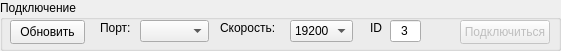
   <widget class="QGroupBox" name="groupBox">
    <property name="geometry">
     <rect>
      <x>0</x>
      <y>0</y>
      <width>561</width>
      <height>51</height>
     </rect>
    </property>
    <property name="title">
     <string>Подключение</string>
    </property>
    <widget class="QPushButton" name="ScanPortButton">
     <property name="geometry">
      <rect>
       <x>10</x>
       <y>20</y>
       <width>75</width>
       <height>24</height>
      </rect>
     </property>
     <property name="text">
      <string>Обновить</string>
     </property>
    </widget>
    <widget class="QPushButton" name="connectButton">
     <property name="enabled">
      <bool>false</bool>
     </property>
     <property name="geometry">
      <rect>
       <x>460</x>
       <y>20</y>
       <width>90</width>
       <height>24</height>
      </rect>
     </property>
     <property name="text">
      <string>Подключиться</string>
     </property>
    </widget>
    <widget class="QLabel" name="label">
     <property name="geometry">
      <rect>
       <x>100</x>
       <y>20</y>
       <width>34</width>
       <height>16</height>
      </rect>
     </property>
     <property name="text">
      <string>Порт: </string>
     </property>
    </widget>
    <widget class="QComboBox" name="BoudReteBox">
     <property name="geometry">
      <rect>
       <x>290</x>
       <y>20</y>
       <width>63</width>
       <height>22</height>
      </rect>
     </property>
     <item>
      <property name="text">
       <string>19200</string>
      </property>
     </item>
     <item>
      <property name="text">
       <string>115200</string>
      </property>
     </item>
     <item>
      <property name="text">
       <string>9600</string>
      </property>
     </item>
    </widget>
    <widget class="QLabel" name="label_3">
     <property name="geometry">
      <rect>
       <x>220</x>
       <y>20</y>
       <width>58</width>
       <height>16</height>
      </rect>
     </property>
     <property name="text">
      <string>Скорость: </string>
     </property>
    </widget>
    <widget class="QComboBox" name="PortBox">
     <property name="geometry">
      <rect>
       <x>140</x>
       <y>20</y>
       <width>69</width>
       <height>22</height>
      </rect>
     </property>
     <property name="currentIndex">
      <number>-1</number>
     </property>
    </widget>
    <widget class="QLabel" name="label_13">
     <property name="geometry">
      <rect>
       <x>370</x>
       <y>20</y>
       <width>16</width>
       <height>16</height>
      </rect>
     </property>
     <property name="text">
      <string>ID</string>
     </property>
    </widget>
    <widget class="QLineEdit" name="IDEdit">
     <property name="geometry">
      <rect>
       <x>390</x>
       <y>20</y>
       <width>31</width>
       <height>22</height>
      </rect>
     </property>
     <property name="text">
      <string>3</string>
     </property>
     <property name="alignment">
      <set>Qt::AlignCenter</set>
     </property>
    </widget>
   </widget>
